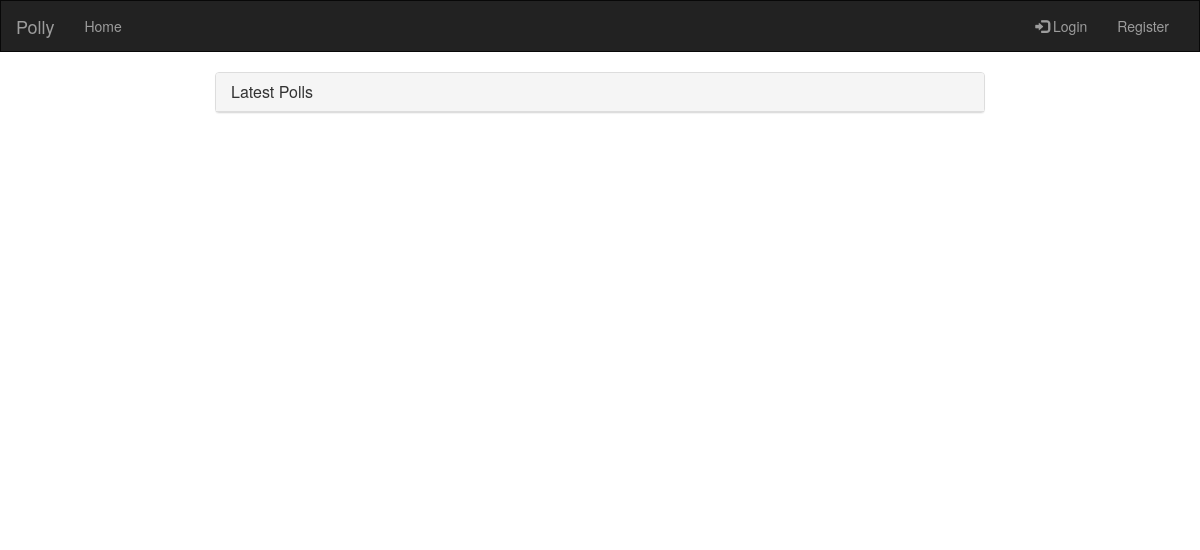
Before: / with the older database file.
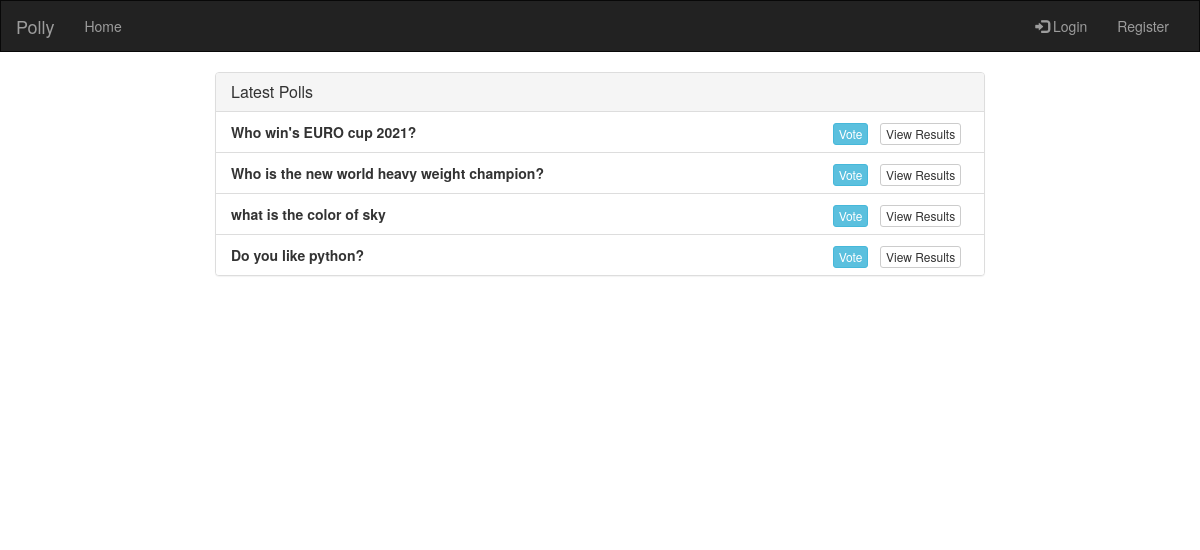
After: the same page with the newer database file.
### poll/models.py (models this page shows, shortened)
class Poll(models.Model):
    topic = models.TextField()
    option1 = models.CharField(max_length=60)
    option2 = models.CharField(max_length=60)
    option3 = models.CharField(max_length=60)
    option1_count = models.IntegerField(default=0)
    option2_count = models.IntegerField(default=0)
    option3_count = models.IntegerField(default=0)

### poll/views.py (the view)
# urls.py: 2. Add a URL to urlpatterns:  path('', views.home, name='home')
def home(request):
    polls = Poll.objects.all()
    context = {'polls': polls}
    return render(request, 'poll/home.html', context)

### poll/templates/poll/home.html (shortened to what this page needs)
{%  extends 'poll/base.html' %}
{% block content %}
<div class="row ">
    <div class="col-lg-8 col-lg-offset-2">
        <div class="panel panel-default">
            <div class="panel-heading">
                <h2 class="panel-title">Latest Polls</h2>
            </div>
            <ul class="list-group">
            	{% for p in polls %}
                <li class="list-group-item">
                    <strong>{{ p.topic }}</strong>
                    <span class="pull-right">
                        <a href="{% url 'poll-vote' p.id %}" class="btn btn-info btn-xs">Vote</a> &nbsp;
                        <a href="{% url 'poll-result' p.id %}" class="btn btn-default btn-xs">View Results</a> &nbsp;
                    </span>
                </li>
                {% endfor %}
            </ul>
        </div>
    </div>
</div>
{% endblock %}

### poll/templates/poll/base.html (shortened to what this page needs)
{% load static %}
<!DOCTYPE html>
<html lang="en">
<head>
  <link rel="stylesheet" href="https://maxcdn.bootstrapcdn.com/bootstrap/3.4.1/css/bootstrap.min.css">
</head>
<body>
<nav class="navbar navbar-inverse">
  <div class="container-fluid">
    <div class="navbar-header">
      <a class="navbar-brand" href="{% url 'poll-home' %}">Polly</a>
    </div>
    <div class="collapse navbar-collapse" id="myNavbar">
      <ul class="nav navbar-nav">
        <li><a href="{% url 'poll-home' %}">Home</a></li>
      </ul>
      <ul class="nav navbar-nav navbar-right">
        {% if user.is_authenticated %}
        <li><a href="{% url 'poll-create' %}"> Create</a></li>
        <li><a href="{% url 'logout' %}"><span class="glyphicon glyphicon-log-out"></span> Logout</a></li>
        {% else %}
        <li><a href="{% url 'login' %}"><span class="glyphicon glyphicon-log-in"></span> Login</a></li>
        <li><a href="{% url 'register' %}"> Register</a></li>
        {% endif %}
      </ul>
    </div>
  </div>
</nav>
<br>
<div class="container-fluid text-center">
  <div class="row content">
    <div class="container-fluid text-left">
      {% block content %}{% endblock %}
    </div>
  </div>
</div>
</body>
</html>

### poll/templates/poll/base.html (style rules this page uses)
.navbar { margin-bottom: 0; border-radius: 0; }
.row.content { height: 450px }

Changed rows visible on the page:
added Poll: topic "Who win's EURO cup 2021?"
added Poll: topic "Who is the new world heavy weight champion?"
added Poll: topic "what is the color of sky"
added Poll: topic "Do you like python?"
